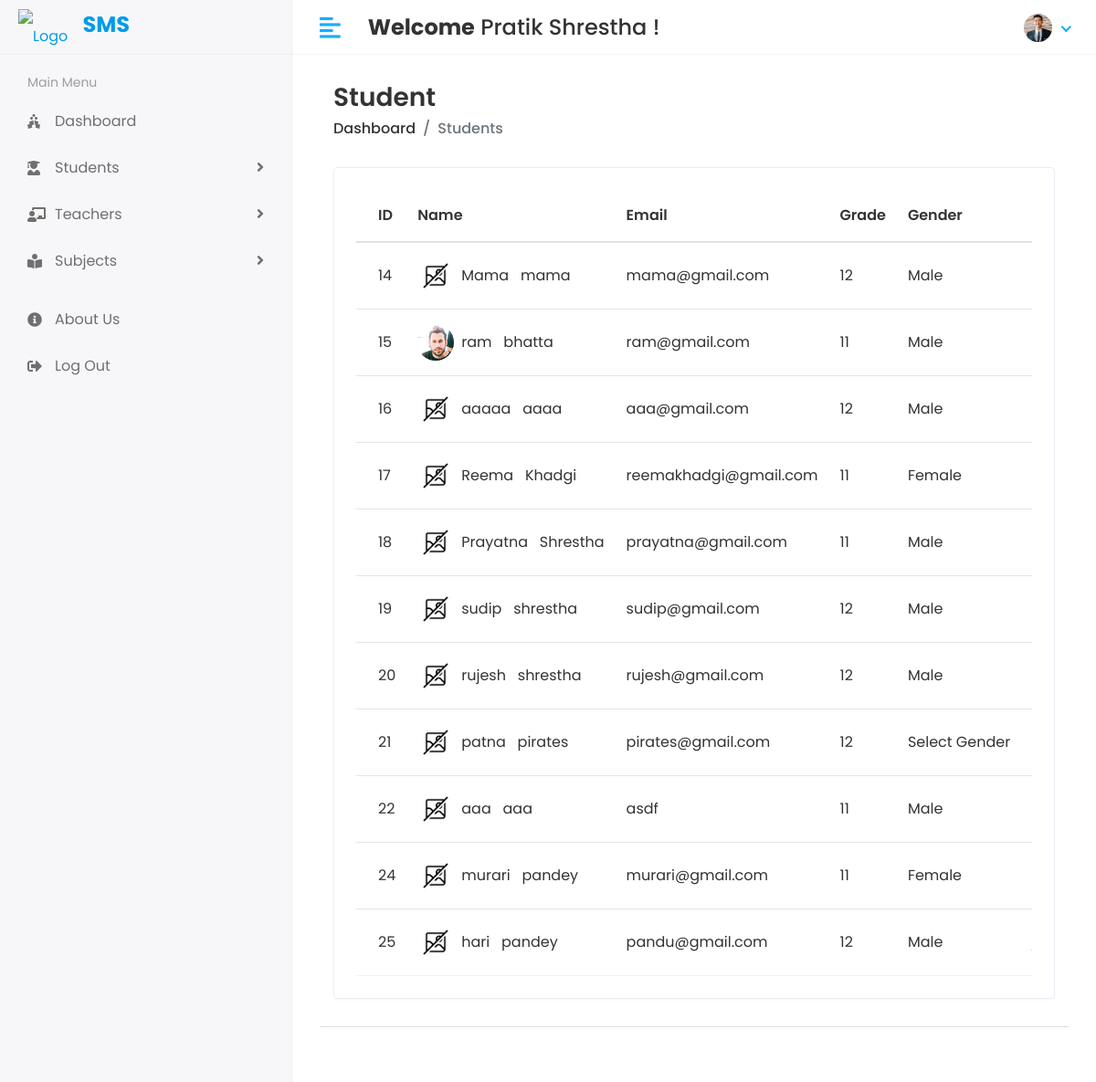
The app's page /Hod/Student/View (signed in), older data.
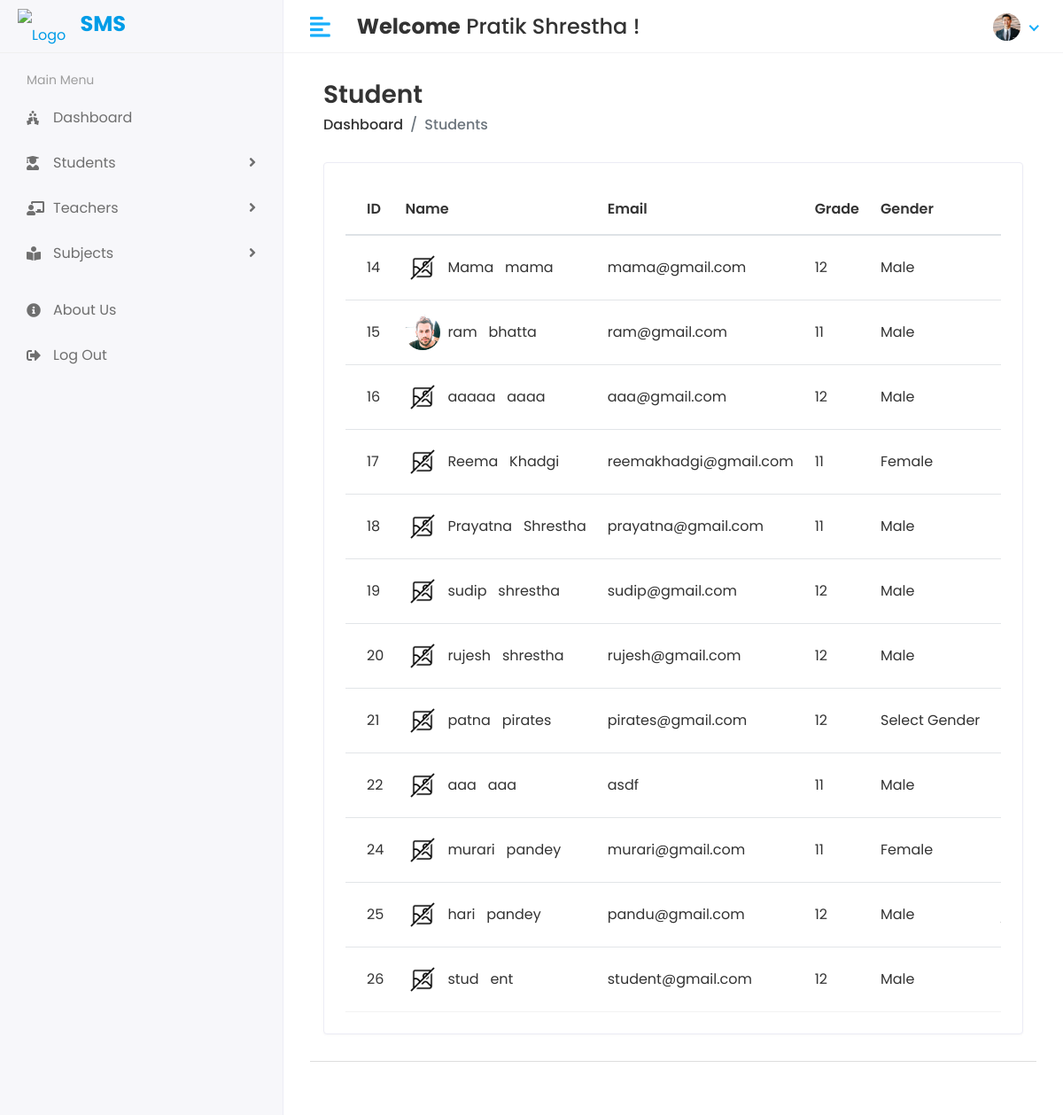
The same page, newer data.
### sms/models.py (models this page shows, shortened)
class Student(models.Model):
    admin =models.OneToOneField(CustomUser,on_delete=models.CASCADE)
    address=models.TextField()
    gender=models.CharField(max_length=100)
    course_id = models.ForeignKey(Course,on_delete=models.DO_NOTHING,default=1)
    session_year_id=models.ForeignKey(Session_Year,on_delete=models.DO_NOTHING)
    created_at=models.DateTimeField(auto_now_add=True)
    updated_at=models.DateTimeField(auto_now=True)

class CustomUser(AbstractUser):
    USER_CHOICES = (
        (1, 'HOD'),
        (2, 'STAFF'),
        (3, 'STUDENT'),
    )
    user_type = models.CharField(choices=USER_CHOICES, max_length=50, default=1)
    profile_pic = models.ImageField(upload_to='media/profile_pic')

class Course(models.Model):
    name = models.CharField(max_length=100)
    created_at = models.DateTimeField(auto_now_add=True)
    updated_at = models.DateTimeField(auto_now=True)

### student_management_system/Hod_Views.py (the view)
# urls.py: path('Hod/Student/View',Hod_Views.VIEW_STUDENT,name='view_student'),
@login_required(login_url='/')
def VIEW_STUDENT(request):
    student= Student.objects.all()
    context={
        'student': student,
    }
    return render(request,'Hod/view_student.html',context)

### templates/Hod/view_student.html (shortened to what this page needs)
{% extends 'base.html' %}
{% load static %}
{% block content %}
<div class="content container-fluid">
    <div class="page-header">
       <div class="row align-items-center">
          <div class="col">
             <h3 class="page-title">Student</h3>
             <ul class="breadcrumb">
                <li class="breadcrumb-item"><a href="index.html">Dashboard</a></li>
                <li class="breadcrumb-item active">Students</li>
             </ul>
          </div>
       </div>
    </div>
    <div class="row">
       <div class="col-sm-12">
          <div class="card card-table">
             <div class="card-body">
                <div class="table-responsive">
                   <table class="table table-hover table-center mb-0 ">
                      <thead>
                         <tr>
                            <th>ID</th>
                            <th>Name</th>
                            <th>Email</th>
                            <th>Grade</th>
                            <th>Gender</th>
                            <th>Address</th>
                         </tr>
                      </thead>
                      <tbody>
                        {% for i in student %}
                        <tr>
                            <td>{{i.id}}</td>
                            <td>
                               <h2 class="table-avatar">
                                {% if i.admin.profile_pic %}
                                    <a  class="avatar avatar-sm mr-2"><img class="avatar-img rounded-circle" src="/{{i.admin.profile_pic}}" alt="User Image"></a>
                                {% else %}
                                    <a  class="avatar avatar-sm mr-2"><img class="avatar-img rounded-circle" src="{% static 'assets/img/NoImg.png'%}" alt="No Image"></a>
                                {% endif %}
                                {{i.admin.first_name}} &nbsp; {{i.admin.last_name}}</a>
                               </h2>
                            </td>
                            <td>{{i.admin.email}}</td>
                            <td>{{i.course_id.name}}</td>
                            <td>{{i.gender}}</td>
                            <td>{{i.address}}</td>
                         </tr>
                         {% endfor %}
                      </tbody>
                   </table>
                </div>
             </div>
          </div>
       </div>
    </div>
 </div>
{% endblock %}

Row changes from the older to the newer data that the page shows:
added Student: id "26", admin.first_name "stud", admin.last_name "ent", admin.email "student@gmail.com", course_id.name "12", gender "Male"
